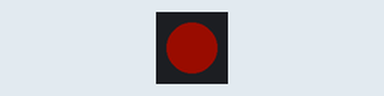
Bench run of a program on a simulated ESP32-S3. Shown: 1 RGB LEDs in strip order, left to right. Dim RGB values are drawn brighter than linear; what the program prints to the serial monitor is not drawn.

Above: at 0.49 s.
At 1.11 s:
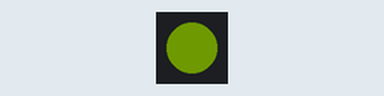
At 1.7 s:
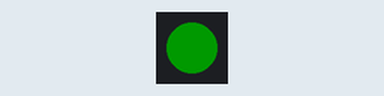
At 3.4 s:
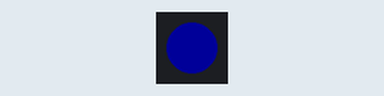
Timing chart, 0 to 5.9 s (numbered marks = the images above):
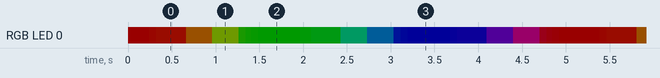

Measured:
- by itself, everything shown: repeats every 5.1 s, in 23 steps

The program:

main.cpp
```cpp
#include <Arduino.h>
#include "freertos/FreeRTOS.h"
#include "freertos/task.h"
#include <Adafruit_NeoPixel.h>

// [수정] ESP32-S3-DevKitC-1 최적화 설정
#define LED_PIN     48    // 외부 스트립 연결 시 추천 (내장 LED 테스트 시 48)
#define NUM_PIXELS  1    // USB 전원 안정성을 고려한 권장 개수
#define BRIGHTNESS  25    // 전력 소모를 줄이기 위해 밝기 제한 (최대 255)

Adafruit_NeoPixel strip(NUM_PIXELS, LED_PIN, NEO_GRB + NEO_KHZ800);

void ledRainbowTask(void *pvParameters) {
    uint32_t firstPixelHue = 0;
    for (;;) {
        // 무지개 효과 (밀도를 높여 30개 LED에서도 자연스럽게 표현)
        strip.rainbow(firstPixelHue, 1, 255, 255, true);
        strip.show();

        firstPixelHue += 256; // 색상 회전 속도
        vTaskDelay(pdMS_TO_TICKS(20)); // 약 50 FPS
    }
}

void setup() {
    Serial.begin(115200);

    // N16R8 전용 PSRAM 확인
    if (psramInit()) {
        Serial.printf("N16R8 PSRAM Ready: %d bytes\n", ESP.getPsramSize());
    }

    strip.begin();
    strip.setBrightness(BRIGHTNESS);
    strip.show();

    // Core 1에서 실행 (애플리케이션 전용 코어)
    xTaskCreatePinnedToCore(
        ledRainbowTask, "RainbowTask", 4096, NULL, 1, NULL, 1
    );

    Serial.println("ESP32-S3 LED Test Start!");
}

void loop() {
    // 메인 루프는 비워두거나 다른 센서 로직을 추가할 수 있습니다.
    vTaskDelay(pdMS_TO_TICKS(1000));
}
```
